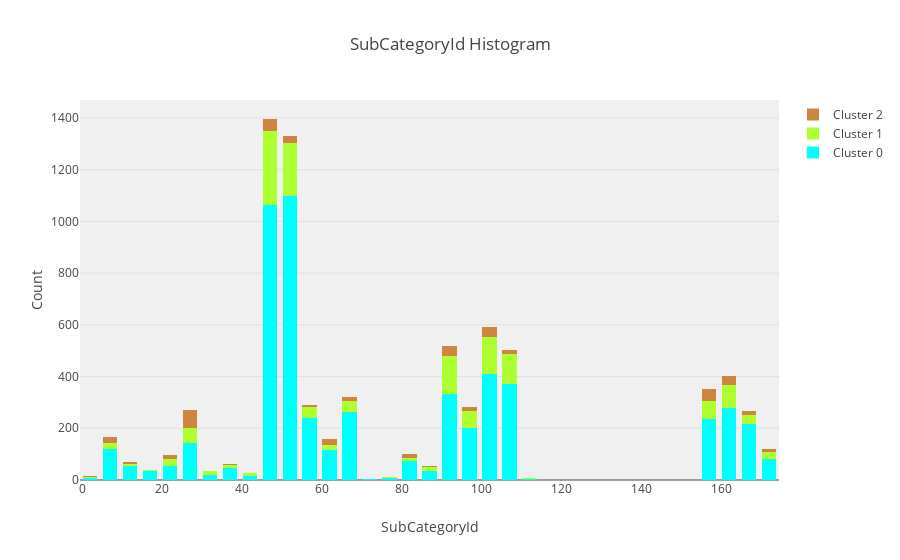

The code cell stored with this chart in its notebook:
### Code cell
# Get SubCategoryId histogram filled by the color of its cluster. 
data_plot = []
for c in range(max(clusters) + 1) :
    data_plot.append(
        go.Histogram(
            x = data_aggregated[SUBCATEGORYID_COLUMN][clusters == c].values,
            name = 'Cluster ' + str(c),
            marker = dict(
                color = COLOR_MAP[c]
            )
        )
    )
    
layout = go.Layout(
    title='SubCategoryId Histogram',
    xaxis=dict(
        title='SubCategoryId'
    ),
    yaxis=dict(
        title='Count'
    ),
    bargap=0.2,
    bargroupgap=0.1,
    barmode='stack',
    plot_bgcolor='rgba(240,240,240, 0.95)'
)

fig = go.Figure(data=data_plot, layout=layout)
offline.iplot(fig)
pio.write_image(fig, get_path('histogram_subcategoryid_per_cluster'))
Image(get_path('histogram_subcategoryid_per_cluster'))

### Figure 1 — Plotly figure (JSON) as saved in the notebook; plotly's stock layout.template omitted (floating-point values rounded to 4 significant figures; data arrays with more than 128 entries replaced by an {"elided": "..."} marker saying what was removed)
{"data": [{"marker": {"color": "aqua"}, "name": "Cluster 0", "type": "histogram", "uid": "fa8bf1f7-3453-497d-9f2c-65e6ea0b2fb3", "x": {"elided": "5532 int values"}}, {"marker": {"color": "greenyellow"}, "name": "Cluster 1", "type": "histogram", "uid": "e59094a2-38db-4b26-8758-cd1369c7957e", "x": {"elided": "1476 int values"}}, {"marker": {"color": "peru"}, "name": "Cluster 2", "type": "histogram", "uid": "bd36c9e1-06d6-4123-bc60-d8abb6dfa27d", "x": {"elided": "479 int values"}}], "layout": {"bargap": 0.2, "bargroupgap": 0.1, "barmode": "stack", "plot_bgcolor": "rgba(240,240,240, 0.95)", "title": {"text": "SubCategoryId Histogram"}, "xaxis": {"title": {"text": "SubCategoryId"}}, "yaxis": {"title": {"text": "Count"}}}}
